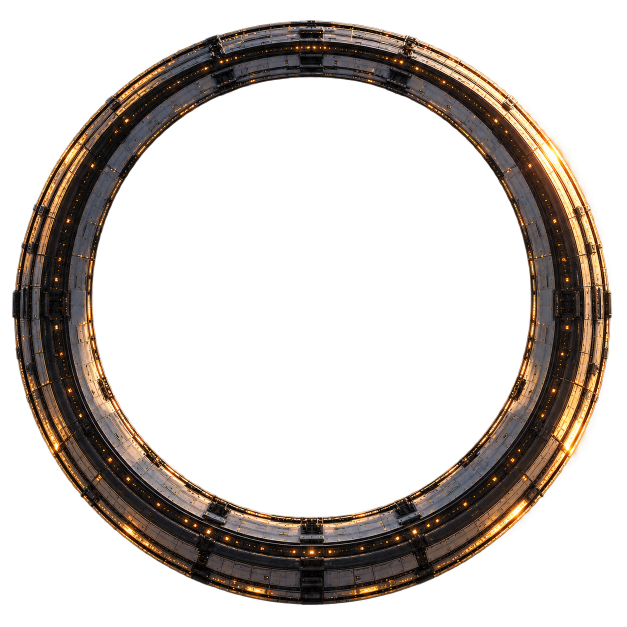
#> input picture assets/ui/main_menu_layers/ring.png, 1254 x 1254 px, found by its file name (shown at 1/2 size)
$ python compose_menu_background.py
#> lines starting #> are read from the running program, lines starting #| are printed output that depends on the picture; after the words box and inside, x2 and y2 are one past the last pixel; in counts of white or black regions, pixels touching at a corner belong together
# -*- coding: utf-8 -*-
"""Черновая сборка PNG фона меню из слоёв и процедурного космоса.

Живой фон в игре рисует `menu_space_backdrop.gd` (шейдер космоса + слои
из `assets/ui/main_menu_layers/`). Этот скрипт нужен, чтобы подогнать
раскладку и при желании запечь неподвижную картинку.

Запуск:  python tools/compose_menu_background.py
"""

from __future__ import annotations

import os

import numpy as np
from PIL import Image, ImageFilter

ROOT = os.path.dirname(os.path.dirname(os.path.abspath(__file__)))
TMP = os.path.join(ROOT, "tmp")
OUT_PREVIEW = os.path.join(TMP, "preview_menu.png")
OUT_ASSET = os.path.join(ROOT, "assets", "ui", "main_menu_backgrounds", "heroes_of_the_galaxy_logo_earth.png")

WIDTH = 1920
HEIGHT = 1080
RNG_SEED = 1001


def _fbm(height: int, width: int, octaves: int, rng: np.random.Generator, base_cells: int) -> np.ndarray:
	"""Value-noise FBM, значения в [0, 1]."""
	acc = np.zeros((height, width), dtype=np.float32)
	amp = 0.55
	norm = 0.0
	cells = base_cells
	for _octave in range(octaves):
		grid = rng.random((cells + 1, cells + 1)).astype(np.float32)
		ys = np.linspace(0, cells, height, endpoint=False)
		xs = np.linspace(0, cells, width, endpoint=False)
		y0 = np.floor(ys).astype(np.int32)
		x0 = np.floor(xs).astype(np.int32)
		fy = (ys - y0).astype(np.float32)
		fx = (xs - x0).astype(np.float32)
		fy = fy * fy * (3.0 - 2.0 * fy)
		fx = fx * fx * (3.0 - 2.0 * fx)
		y1 = np.minimum(y0 + 1, cells)
		x1 = np.minimum(x0 + 1, cells)
		n00 = grid[y0[:, None], x0[None, :]]
		n10 = grid[y0[:, None], x1[None, :]]
		n01 = grid[y1[:, None], x0[None, :]]
		n11 = grid[y1[:, None], x1[None, :]]
		bottom = n00 * (1.0 - fx) + n10 * fx
		top = n01 * (1.0 - fx) + n11 * fx
		acc += (bottom * (1.0 - fy)[:, None] + top * fy[:, None]) * amp
		norm += amp
		amp *= 0.48
		cells = min(cells * 2, 256)
	return acc / norm


def _smoothstep(edge0: float, edge1: float, value: np.ndarray) -> np.ndarray:
	t = np.clip((value - edge0) / (edge1 - edge0), 0.0, 1.0)
	return t * t * (3.0 - 2.0 * t)


def make_space(width: int, height: int, seed: int) -> Image.Image:
	rng = np.random.default_rng(seed)
	yy, xx = np.mgrid[0:height, 0:width]
	u = xx.astype(np.float32) / float(width)
	v = yy.astype(np.float32) / float(height)

	warp = _fbm(height, width, 4, rng, 6)
	wu = np.clip(u + (warp - 0.5) * 0.18, 0.0, 1.0)
	wv = np.clip(v + (warp - 0.5) * 0.14, 0.0, 1.0)

	warm = _fbm(height, width, 5, rng, 5)
	cool = _fbm(height, width, 5, rng, 7)
	vein = _fbm(height, width, 4, rng, 4)

	# Тёплая пылевая туманность слева, как за кольцом на исходном кадре.
	warm_mask = _smoothstep(0.48, 0.02, u) * _smoothstep(0.02, 0.18, v) * _smoothstep(0.88, 0.48, v)
	warm_body = _smoothstep(0.42, 0.78, warm) * warm_mask
	warm_core = _smoothstep(0.62, 0.90, warm) * warm_mask

	# Холодный диагональный рукав справа-сверху — намёк на млечный путь.
	diag = (u * 0.62 + (1.0 - v) * 0.58)
	band = np.exp(-((diag - 0.82) ** 2) / 0.048) * _smoothstep(0.38, 0.72, u)
	cool_body = _smoothstep(0.48, 0.82, cool) * (0.22 + 0.78 * band)
	cool_core = _smoothstep(0.66, 0.92, cool) * band

	# Редкие фиолетовые облака в центре, чтобы космос не был плоским.
	mid = _smoothstep(0.55, 0.82, vein) * _smoothstep(0.18, 0.45, u) * _smoothstep(0.72, 0.42, u) * 0.35

	base = np.array([3, 7, 18], dtype=np.float32)
	rgb = np.empty((height, width, 3), dtype=np.float32)
	rgb[..., 0] = base[0]
	rgb[..., 1] = base[1]
	rgb[..., 2] = base[2]

	warm_color = np.array([156, 68, 22], dtype=np.float32)
	warm_hot = np.array([208, 112, 42], dtype=np.float32)
	cool_color = np.array([28, 58, 122], dtype=np.float32)
	cool_hot = np.array([168, 206, 242], dtype=np.float32)
	mid_color = np.array([48, 30, 78], dtype=np.float32)

	for c in range(3):
		rgb[..., c] += warm_body * warm_color[c] * 0.95
		rgb[..., c] += warm_core * warm_hot[c] * 0.62
		rgb[..., c] += cool_body * cool_color[c] * 0.55
		rgb[..., c] += cool_core * cool_hot[c] * 0.38
		rgb[..., c] += mid * mid_color[c]

	# Тусклая пыль по всему полю — слабее, чтобы оставался глубокий космос.
	dust = _fbm(height, width, 3, rng, 12)
	rgb[..., 0] += dust * 5.0
	rgb[..., 1] += dust * 6.0
	rgb[..., 2] += dust * 11.0

	rgb = np.clip(rgb, 0.0, 255.0)

	# Звёзды: мелкие точки, средние блики, редкие яркие с крестом.
	space = Image.fromarray(rgb.astype(np.uint8), "RGB").convert("RGBA")
	px = space.load()
	star_rng = np.random.default_rng(seed + 17)

	def plot_star(cx: int, cy: int, radius: float, color: tuple[int, int, int], alpha: float) -> None:
		r = int(np.ceil(radius * 2.4))
		for dy in range(-r, r + 1):
			for dx in range(-r, r + 1):
				x = cx + dx
				y = cy + dy
				if x < 0 or y < 0 or x >= width or y >= height:
					continue
				dist = (dx * dx + dy * dy) ** 0.5
				fall = max(0.0, 1.0 - dist / max(radius, 0.35))
				fall = fall * fall
				if fall <= 0.0:
					continue
				src = px[x, y]
				a = min(1.0, alpha * fall)
				px[x, y] = (
					int(src[0] + (color[0] - src[0]) * a),
					int(src[1] + (color[1] - src[1]) * a),
					int(src[2] + (color[2] - src[2]) * a),
					255,
				)

	# Мелкое поле.
	for _ in range(2800):
		x = int(star_rng.integers(0, width))
		y = int(star_rng.integers(0, height))
		b = float(star_rng.uniform(90, 210))
		tint = star_rng.uniform(-12, 18)
		plot_star(x, y, float(star_rng.uniform(0.35, 0.85)), (int(b + tint), int(b + tint * 0.4), int(min(255, b + 18))), float(star_rng.uniform(0.25, 0.7)))

	# Средние.
	for _ in range(280):
		x = int(star_rng.integers(0, width))
		y = int(star_rng.integers(0, height))
		b = float(star_rng.uniform(160, 255))
		plot_star(x, y, float(star_rng.uniform(0.9, 1.7)), (int(b), int(b * 0.96), int(min(255, b + 10))), float(star_rng.uniform(0.45, 0.9)))

	# Яркие с дифракционным крестом.
	for _ in range(18):
		x = int(star_rng.integers(40, width - 40))
		y = int(star_rng.integers(20, int(height * 0.62)))
		color = (255, 248, 232)
		plot_star(x, y, 3.2, color, 0.95)
		for arm in range(-18, 19):
			if 0 <= x + arm < width:
				plot_star(x + arm, y, 0.7, color, 0.35 * (1.0 - abs(arm) / 18.0))
			if 0 <= y + arm < height:
				plot_star(x, y + arm, 0.7, color, 0.28 * (1.0 - abs(arm) / 18.0))

	return space


def _load_layer(name: str) -> Image.Image:
	image = Image.open(os.path.join(TMP, name)).convert("RGBA")
	arr = np.array(image)
	# Вычищаем шум вырезания: почти нулевая альфа становится дырой.
	arr[..., 3] = np.where(arr[..., 3] < 4, 0, arr[..., 3])
	return Image.fromarray(arr, "RGBA")


def _paste(canvas: Image.Image, layer: Image.Image, center: tuple[float, float], width_px: float, rotate: float = 0.0, height_px: float | None = None) -> None:
	aspect = layer.size[1] / float(layer.size[0])
	w = max(1, int(round(width_px)))
	h = max(1, int(round(height_px if height_px is not None else w * aspect)))
	scaled = layer.resize((w, h), Image.Resampling.LANCZOS)
	if rotate != 0.0:
		scaled = scaled.rotate(rotate, resample=Image.Resampling.BICUBIC, expand=True)
	cx, cy = center
	x = int(round(cx - scaled.size[0] / 2.0))
	y = int(round(cy - scaled.size[1] / 2.0))
	tmp = Image.new("RGBA", canvas.size, (0, 0, 0, 0))
	tmp.paste(scaled, (x, y), scaled)
	canvas.alpha_composite(tmp)


def compose(save_asset: bool = False) -> str:
	canvas = make_space(WIDTH, HEIGHT, RNG_SEED)
#> in make_space, `space = Image.fromarray(rgb.astype(np.uint8), "RGB").convert("RGBA")`:
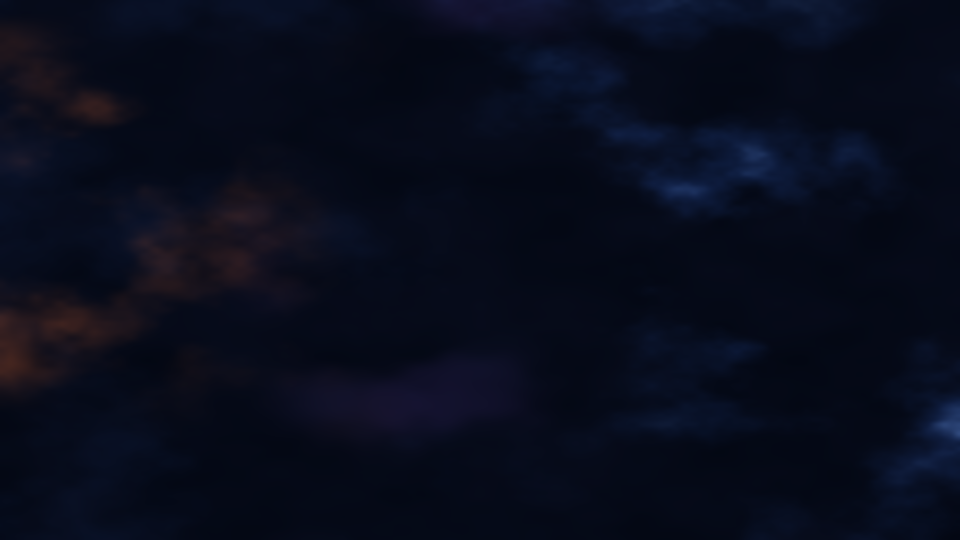
#> space: PIL image 1920x1080 RGBA (shown at 1/2 size); mean R, G, B, A 8.2, 12.4, 27.9, 255

	ring = _load_layer("ring.png")
#> in _load_layer, image is the input picture: PIL image 1254x1254 RGBA; mean R, G, B, A 32.8, 25.1, 19, 77.2
	moons = _load_layer("moons.png")
#> call 2 of _load_layer, with name = 'moons.png'
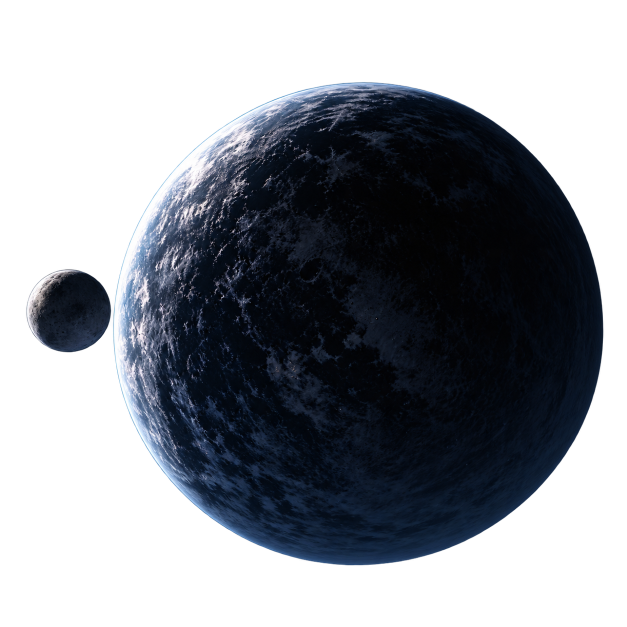
#> input picture assets/ui/main_menu_layers/moons.png, 1254 x 1254 px, found by its file name (shown at 1/2 size)
#> in _load_layer, image is the input picture: PIL image 1254x1254 RGBA; mean R, G, B, A 12.7, 16.2, 22.4, 122.4
	planet = _load_layer("planet.png")
#> call 3 of _load_layer, with name = 'planet.png'
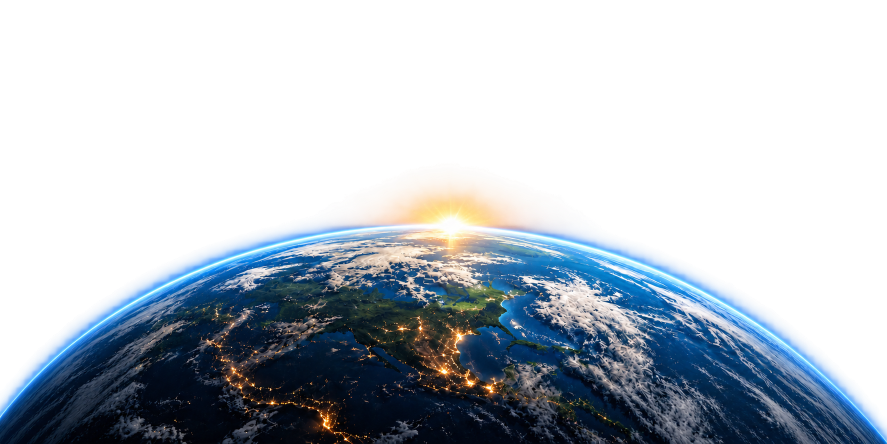
#> input picture assets/ui/main_menu_layers/planet.png, 1774 x 887 px, found by its file name (shown at 1/2 size)
#> in _load_layer, image is the input picture: PIL image 1774x887 RGBA; mean R, G, B, A 32.3, 40.9, 50.3, 95.4
	asteroids = _load_layer("asteroids.png")
#> call 4 of _load_layer, with name = 'asteroids.png'
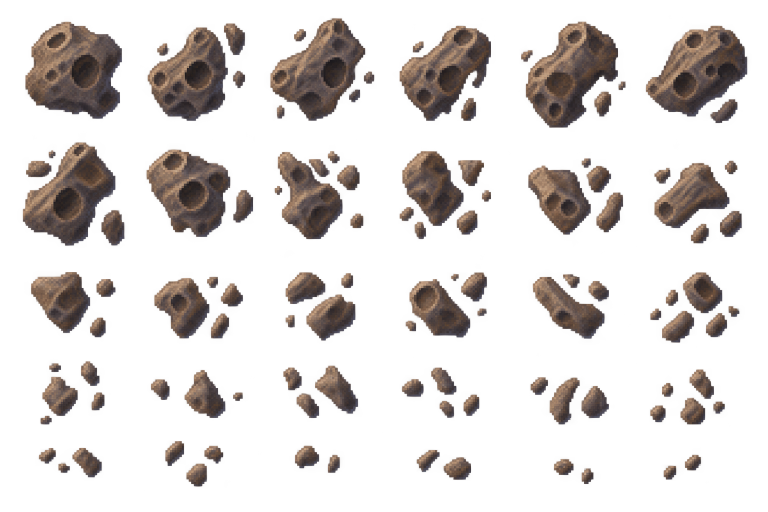
#> input picture assets/space/asteroids.png, 1536 x 1024 px, found by its file name (shown at 1/2 size)
#> in _load_layer, image is the input picture: PIL image 1536x1024 RGBA; mean R, G, B, A 88.3, 72.6, 65, 59.7
#> in _load_layer (call 4), `arr[..., 3] = np.where(arr[..., 3] < 4, 0, arr[..., 3])`: arr: shape (1024, 1536, 4); 9% of pixels changed, all inside (x1, y1, x2, y2) = (17, 9, 1522, 1024)
	logo = _load_layer("logo.png")

	# Раскладка подогнана под исходный кадр 1670x942, пересчитана на 1920x1080.
	# Кольцо — центр глубоко за горизонтом, над атмосферой только верхняя дуга.
	_paste(canvas, ring, (WIDTH * 0.10, HEIGHT * 0.78), HEIGHT * 0.96, height_px=HEIGHT * 0.96)
	# Луны справа, крупная обрезается краем кадра.
	_paste(canvas, moons, (WIDTH * 0.95, HEIGHT * 0.47), HEIGHT * 0.50)
	# Планета сдвинута влево.
	_paste(canvas, planet, (WIDTH * 0.38, HEIGHT * 0.70), WIDTH * 1.28)
	# Пояс астероидов поверх правого края планеты.
	_paste(canvas, asteroids, (WIDTH * 0.87, HEIGHT * 0.84), HEIGHT * 0.54, rotate=-10.0)
	# Логотип по центру верхней половины, как на исходной картинке.
	_paste(canvas, logo, (WIDTH * 0.50, HEIGHT * 0.27), WIDTH * 0.55)

	rgb = canvas.convert("RGB")
	# Лёгкое сведение резкости после масштабирования слоёв.
	rgb = rgb.filter(ImageFilter.UnsharpMask(radius=1.2, percent=40, threshold=2))
	rgb.save(OUT_PREVIEW, "PNG")
	if save_asset:
		os.makedirs(os.path.dirname(OUT_ASSET), exist_ok=True)
		rgb.save(OUT_ASSET, "PNG")
	return OUT_PREVIEW


if __name__ == "__main__":
#> (the run stopped early here; a loop or call above may not have finished)
